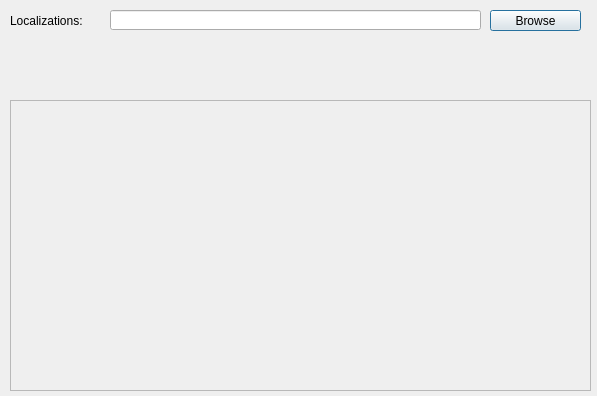
<?xml version="1.0" encoding="UTF-8"?>
<ui version="4.0">
 <class>DriftCorrectionDialog</class>
 <widget class="QDialog" name="DriftCorrectionDialog">
  <property name="geometry">
   <rect>
    <x>0</x>
    <y>0</y>
    <width>597</width>
    <height>396</height>
   </rect>
  </property>
  <property name="windowTitle">
   <string>Drift correction</string>
  </property>
  <widget class="QLabel" name="label">
   <property name="geometry">
    <rect>
     <x>10</x>
     <y>10</y>
     <width>101</width>
     <height>21</height>
    </rect>
   </property>
   <property name="text">
    <string>Localizations:</string>
   </property>
  </widget>
  <widget class="QFrame" name="framePlot">
   <property name="geometry">
    <rect>
     <x>10</x>
     <y>100</y>
     <width>581</width>
     <height>291</height>
    </rect>
   </property>
   <property name="frameShape">
    <enum>QFrame::StyledPanel</enum>
   </property>
   <property name="frameShadow">
    <enum>QFrame::Raised</enum>
   </property>
  </widget>
  <widget class="QLineEdit" name="locsFile">
   <property name="geometry">
    <rect>
     <x>110</x>
     <y>10</y>
     <width>371</width>
     <height>20</height>
    </rect>
   </property>
  </widget>
  <widget class="QPushButton" name="btnBrowse">
   <property name="geometry">
    <rect>
     <x>490</x>
     <y>10</y>
     <width>91</width>
     <height>21</height>
    </rect>
   </property>
   <property name="text">
    <string>Browse</string>
   </property>
  </widget>
 </widget>
 <resources/>
 <connections/>
</ui>
